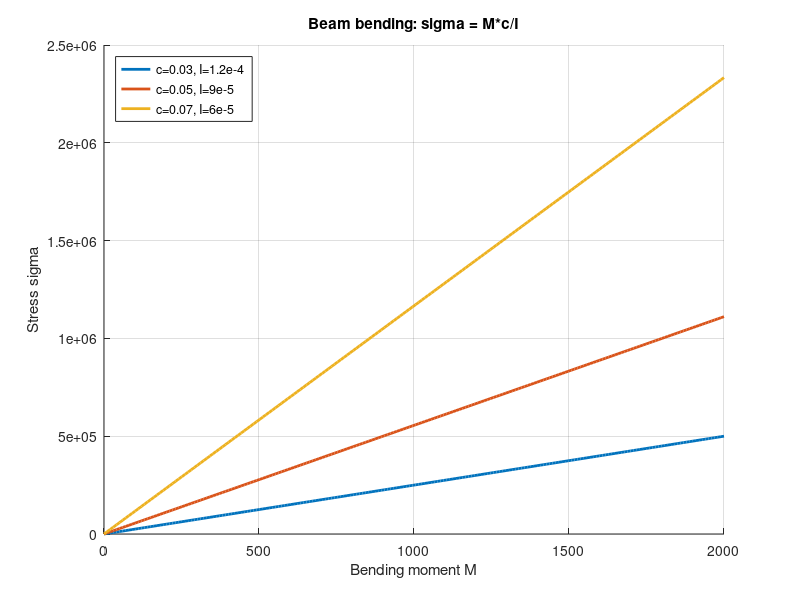

This figure's MATLAB source:
M = linspace(0, 2000, 200);
beams = [0.03, 1.2e-4; 0.05, 9e-5; 0.07, 6e-5];
figure; hold on;
for k = 1:size(beams,1)
  c = beams(k,1);
  I = beams(k,2);
  sigma = (M .* c) ./ I;
  plot(M, sigma, 'LineWidth', 2);
end
xlabel('Bending moment M');
ylabel('Stress sigma');
title('Beam bending: sigma = M*c/I');
grid on;
legend('c=0.03, I=1.2e-4', 'c=0.05, I=9e-5', 'c=0.07, I=6e-5', 'Location', 'northwest');
saveas(gcf, fullfile('outputs', 'beam_stress.png'));
disp('Saved outputs/beam_stress.png');
